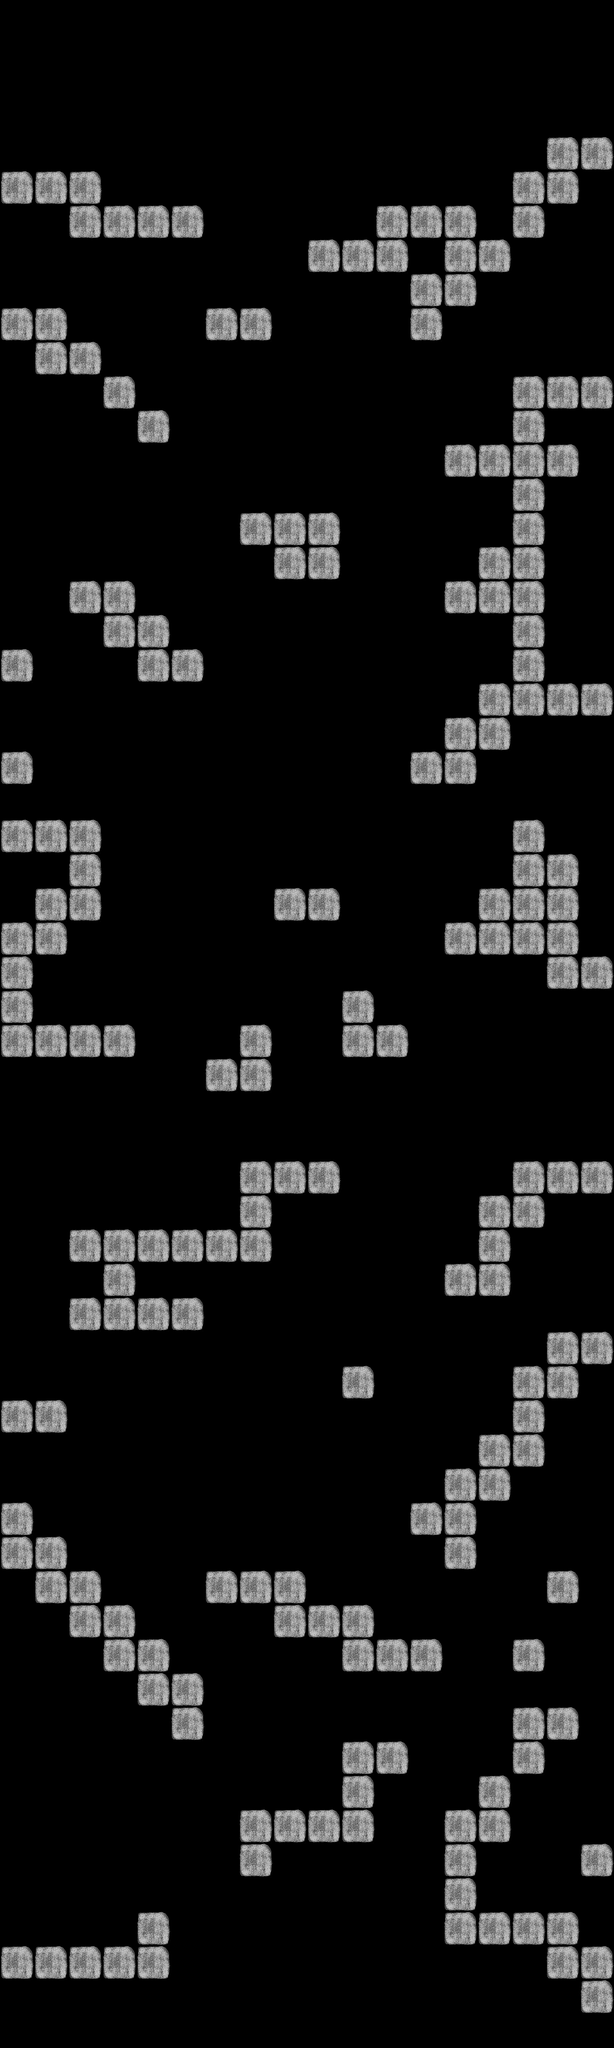

Tiled map render using the project's own tile images. Description and the map definition, with tile-layer contents summarised, below:
An orthogonal 18x60 tile map with 144x144 px tiles, 1 tile layer (tiles), 3 tilesets and 27 objects (4x 1, 3x 3, 2x 2, 4).

<map version="1.0" tiledversion="1.0.3" orientation="orthogonal" renderorder="right-down" width="18" height="60" tilewidth="144" tileheight="144" nextobjectid="83">
 <tileset firstgid="1" name="objects" tilewidth="144" tileheight="144" tilecount="6" columns="3">
  <image source="../../../graphics/tilesets/map_objects.png" width="432" height="288" />
 </tileset>
 <tileset firstgid="7" name="enemies" tilewidth="144" tileheight="144" tilecount="8" columns="4">
  <image source="../../../graphics/tilesets/kkk_enemies.png" width="576" height="288" />
 </tileset>
 <tileset firstgid="15" name="tileset" tilewidth="144" tileheight="144" tilecount="15" columns="3">
  <image source="../../../graphics/tilesets/kkk_tileset.png" width="432" height="720" />
 </tileset>
 <layer name="tiles" width="18" height="60">
  <data>[1080 cells, 194 non-empty, 1 distinct tile ids]</data>
 </layer>
 <objectgroup name="objects">
  <object id="55" gid="5" x="8" y="1160" width="144" height="144" />
  <object id="56" gid="6" x="2032" y="8064" width="144" height="144" />
  <object id="57" gid="6" x="176" y="4312" width="144" height="144" />
  <object id="58" gid="6" x="2440" y="576" width="144" height="144" />
  <object id="59" gid="4" x="2416" y="1576" width="144" height="144" />
  <object id="60" gid="4" x="456" y="888" width="144" height="144" />
  <object id="61" gid="4" x="24" y="728" width="144" height="144" />
  <object id="62" gid="4" x="-8" y="3448" width="144" height="144" />
  <object id="63" gid="4" x="2296" y="6080" width="144" height="144" />
  <object id="64" gid="4" x="2416" y="6088" width="144" height="144" />
  <object id="65" gid="4" x="2312" y="6288" width="144" height="144" />
  <object id="66" gid="4" x="592" y="5496" width="144" height="144" />
  <object id="67" gid="4" x="672" y="5456" width="144" height="144" />
  <object id="68" gid="4" x="2320" y="5168" width="144" height="144" />
  <object id="69" gid="4" x="296" y="2448" width="144" height="144" />
  <object id="70" gid="4" x="424" y="2448" width="144" height="144" />
  <object id="71" gid="3" x="2440" y="4056" width="144" height="144" />
 </objectgroup>
 <objectgroup name="enemies">
  <object id="72" type="1" gid="9" x="1012" y="6620" width="144" height="144" />
  <object id="73" type="2" gid="9" x="580" y="5184" width="144" height="144" />
  <object id="74" type="1" gid="9" x="1736" y="864" width="144" height="144" />
  <object id="75" type="1" gid="9" x="576" y="864" width="144" height="144" />
  <object id="76" type="1" gid="9" x="1152" y="2164" width="144" height="144" />
  <object id="77" type="3" gid="8" x="872" y="3592" width="144" height="144" />
  <object id="78" type="3" gid="8" x="1604" y="4888" width="144" height="144" />
  <object id="79" type="2" gid="8" x="1432" y="6628" width="144" height="144" />
  <object id="80" type="4" gid="8" x="1148" y="2012" width="144" height="144" />
  <object id="81" type="3" gid="8" x="708" y="4176" width="144" height="144" />
 </objectgroup>
</map>
